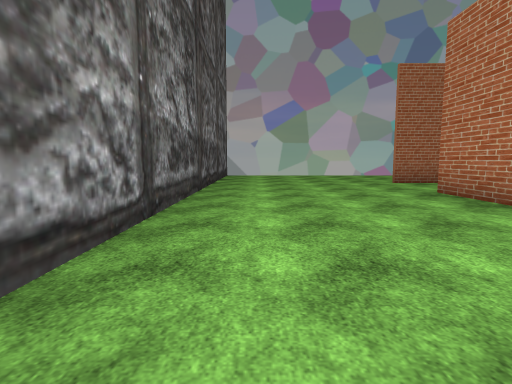
View 1 (above)

17 first-person views from a walk through a 3-D level made in the Unity game engine. The camera is 1.3 m above the floor, tilts 6° down and sees 80° across. The floor is counted in squares, 2 m on a side. Each view is taken from the middle of a square. On the plan, view 1 faces up. The plan holds only what a view shows up to about 10 squares ahead; the rest is blank. Some surface patterns are stand-ins.

View 2
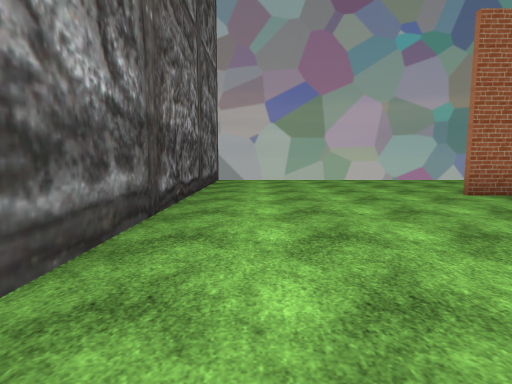

View 3
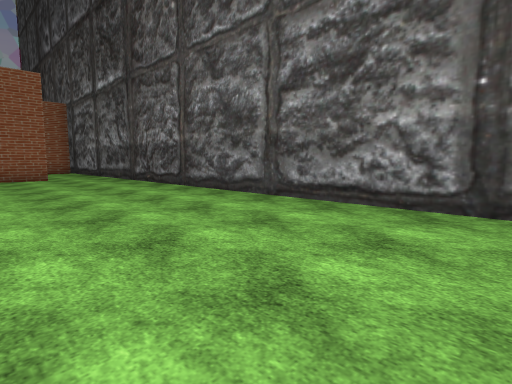

View 4
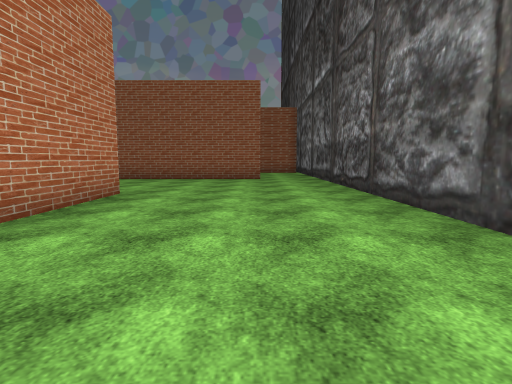

View 5
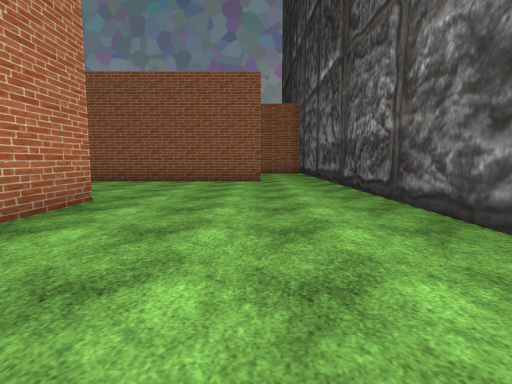

View 6
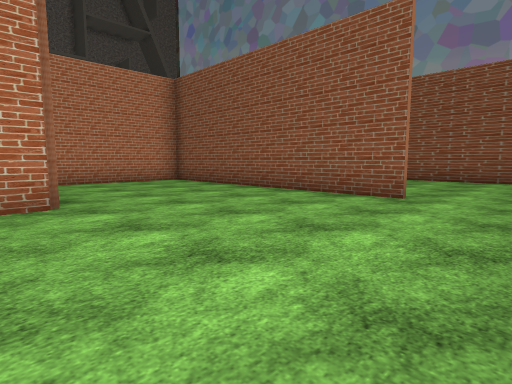

View 7
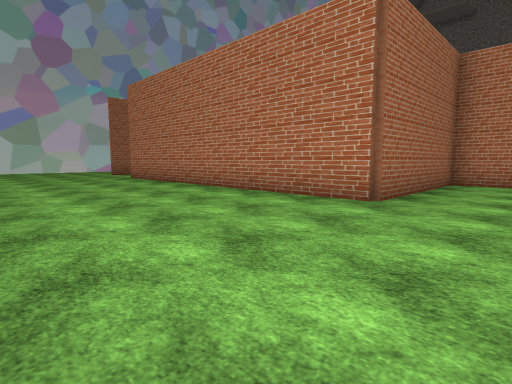

View 8
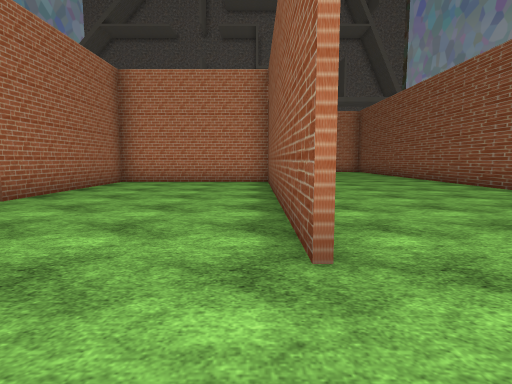

View 9
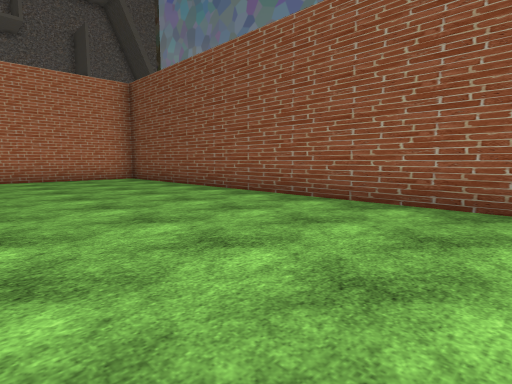

View 10
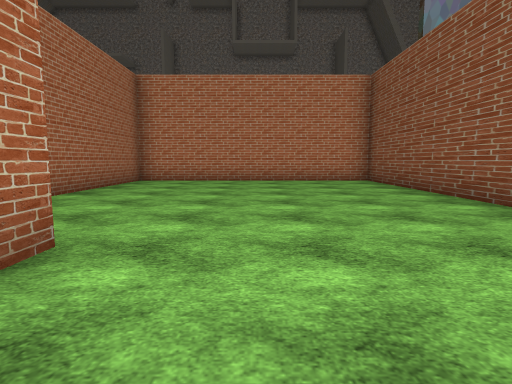

View 11
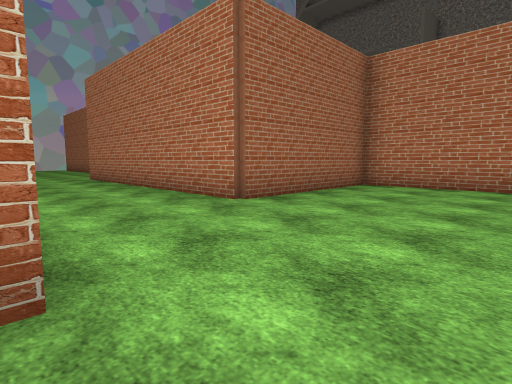

View 12
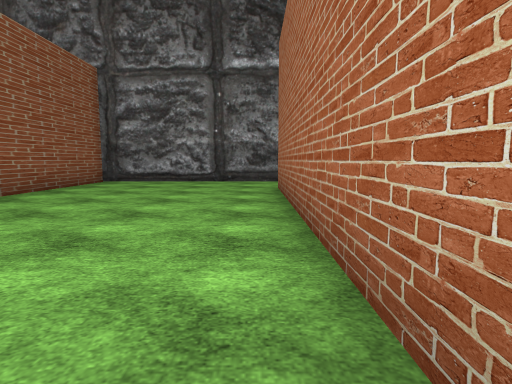

View 13
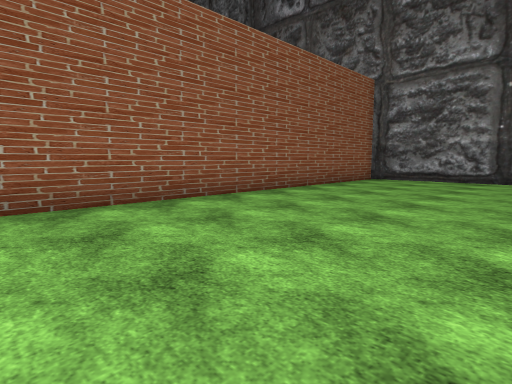

View 14
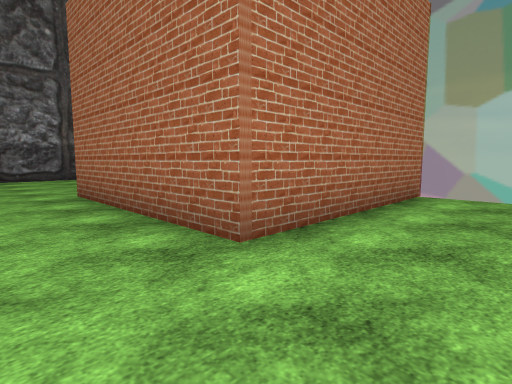

View 15
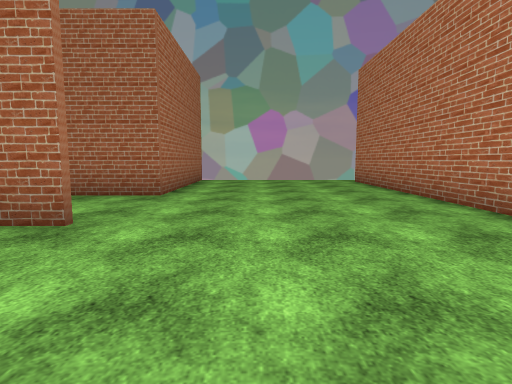

View 16
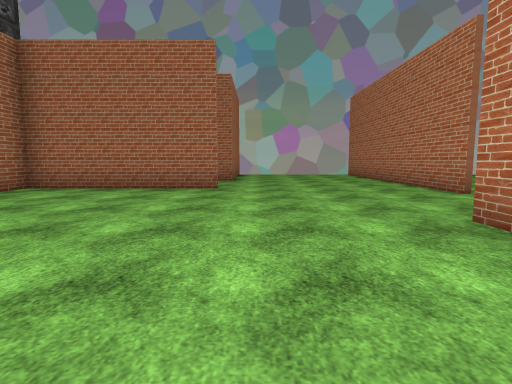

View 17
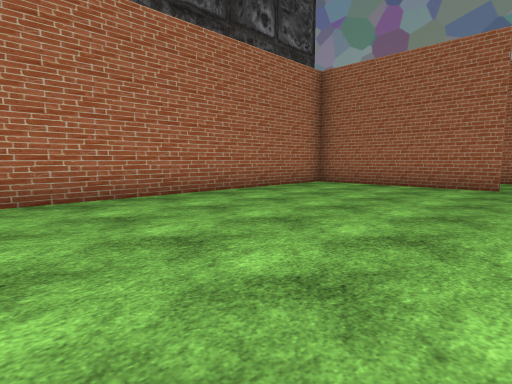

### Floor plan
Key: @ floor where view 1 was taken; # wall or solid block; x gap in a wall; . floor; = window, fence, low wall or low ledge.
Columns run from 2 left of view 1 to 16 right of it. Each row starts with its distance up from view 1.
 13 #======== ======
 12 #........ #....x
 11 #.......  #....#
 10 #.......  #....#
  9 #.....#####....#
  8 #..............#
  7 #..............#
  6 #.....#####....#
  5 #.....#........#
  4 #.....#.........
  3 #.....#........
  2 #.....#......#
  1 #.....#......#
  0 #.@...#......#
 -1 #.....#......#
 -2 #.....#......#
 -3 #.....#####..#
 -4 #.........#..#
 -5 #.........#..######
 -6 #.........#.......#
 -7 #..########.......#
 -8 #.................#
 -9 #.................#
-10 #.................#
-11 #.................#
-12 #.................#
-13 ###################

Where each view was taken, in squares from view 1:
view 1: 0 up, 0 right, facing up
view 2: 3 up, 0 right, facing up
view 3: 4 up, 3 right, facing down-left
view 4: 3 up, 1 right, facing down
view 5: 2 up, 1 right, facing down
view 6: 2 down, 1 left, facing down-right
view 7: 5 down, 1 left, facing up-right
view 8: 7 down, 1 left, facing right
view 9: 8 down, 5 right, facing down-right
view 10: 9 down, 6 right, facing right
view 11: 9 down, 8 right, facing up-right
view 12: 8 down, 8 right, facing left
view 13: 8 down, 9 right, facing down-left
view 14: 7 up, 10 right, facing up-left
view 15: 3 up, 10 right, facing up
view 16: 1 down, 9 right, facing up
view 17: 2 down, 9 right, facing up-left
